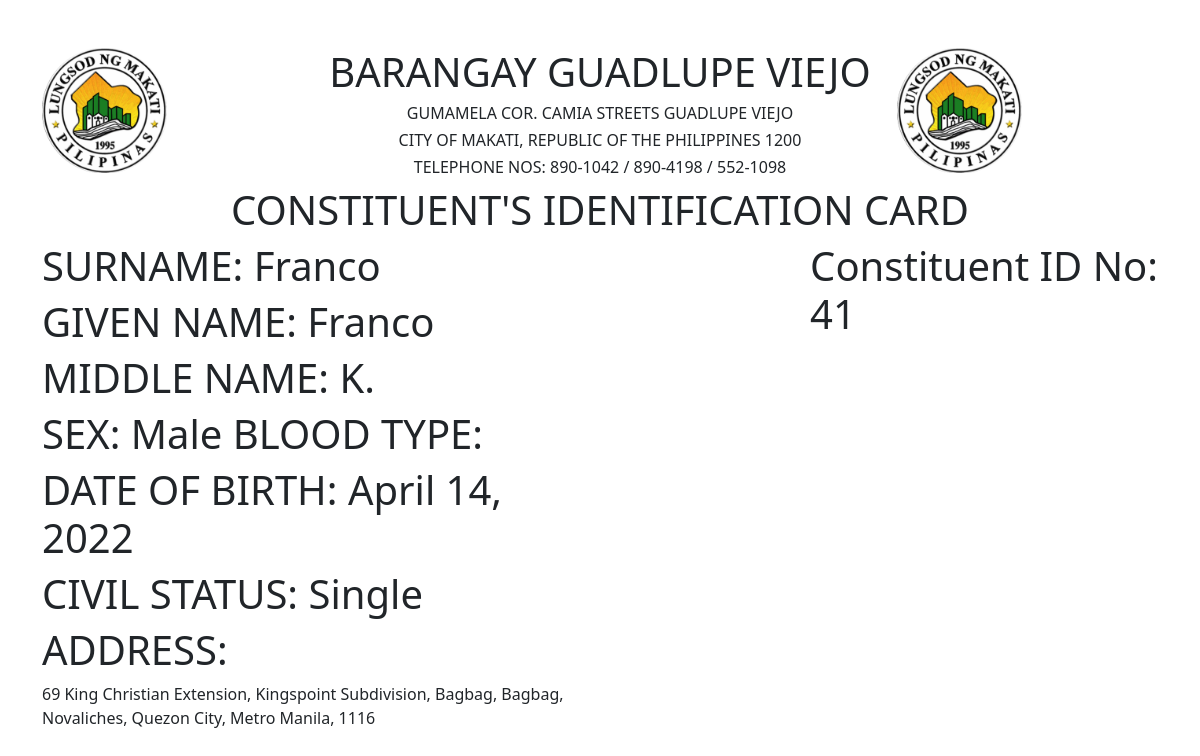
The app's page /web_portal/print_barangay_id_constituent/41/ (signed in) with its own data.
### web_portal/models.py (models this page shows)
class barangay_id(models.Model):
    document_id = models.CharField(max_length = 100, default="null")
    document_type = models.CharField(max_length = 100, default="null")
    last_name = models.CharField(max_length = 100, default="null")
    first_name = models.CharField(max_length = 100, default="null")
    middle_name = models.CharField(max_length = 100, default="null")
    age = models.IntegerField(default = 0)
    birthday = models.DateField(default="2022-01-01")
    sex = models.CharField(
        max_length = 100,
        choices =  [('Male', 'Male'), ('Female', 'Female'), ('Prefer not to say', 'Prefer not to say')],
        default="null"
    )
    nationality = models.CharField(max_length = 100, default="null")
    civil_status = models.CharField(max_length = 100, default="null")
    email = models.CharField(max_length = 100, default="null")
    contact_num = models.CharField(max_length = 100, default="null")
    street = models.CharField(max_length = 100, default="null")
    city = models.CharField(max_length = 100, default="null")
    barangay = models.CharField(max_length = 100, default="null")
    province = models.CharField(max_length = 100, default="null")
    zip_code = models.CharField(max_length = 100, default="null")
    emergency_name = models.CharField(max_length = 100, default="null")
    emergency_contact_num = models.IntegerField(default = 0)
    emergency_address = models.CharField(max_length = 100, default="null")
    personal_photo = models.FileField(default="null", upload_to='barangay_id')
    government_id_or_letter = models.FileField(null = True, upload_to='barangay_id')
    voters_id = models.FileField(default="null", upload_to='barangay_id')
    date_submitted = models.DateField(default="2022-01-01")
    status = models.CharField(
        max_length = 100,
        choices =  [('Submitted for Review', 'Submitted for Review'), ('Review Completed', 'Review Completed'), ('Pre-filled Template Verified', 'Pre-filled Template Verified'), ('Printed, Not Paid', 'Printed, Not Paid'), ('Printed, Paid', 'Printed, Paid'), ('Printed, Out for Delivery/Ready for Pickup', 'Printed, Out for Delivery/Ready for Pickup'), ('Delivered/Picked-up', 'Delivered/Picked-up'), ('Rejected', 'Rejected')],
        default = "null"
    )
    latest_contributor = models.CharField(max_length=100, default="PLACEHOLDER")
    type = models.CharField(
        max_length = 100,
        choices =  [('Constituent', 'Constituent'), ('Transient', 'Transient')],
        default="null"
    )
    landlord_name = models.CharField(max_length = 100, null=True, default="null")
    landlord_contact_number = models.CharField(max_length = 100, null=True, default="null")
    landlord_address = models.CharField(max_length = 100, null=True, default="null")
    additional_details = models.CharField(max_length=100, default="null")
    objects = models.Manager()

### web_portal/views.py (the view)
# urls.py: path("print_barangay_id_constituent/<int:pk>/", views.print_barangay_id_constituent, name = "print_barangay_id_constituent"),
@staff_member_required
def print_barangay_id_constituent(request, pk):
    lia = get_object_or_404(barangay_id, pk=pk)
    context = {
        "lia": lia,
    }
    return render(request, "print_barangay_id_constituent.html", context)

### web_portal/templates/print_barangay_id_constituent.html (shortened to what this page needs)
{% load static %}
<!DOCTYPE html>
<html lang="en">
<head>
    <link rel="stylesheet" href="{% static 'styles.css' %}">
    <link href="https://cdn.jsdelivr.net/npm/bootstrap@5.1.3/dist/css/bootstrap.min.css" rel="stylesheet"
>
</head>
<body>
    <div class = "container mt-5">
        <div class="row">
            <div class="col-3">
                <img src="{% static 'logo.png' %}" alt="" style = "width: 125px; height: 125px;">
            </div>
            <div class="col-6">
                <h1 class = "text-center">BARANGAY GUADLUPE VIEJO</h1>
                <h6 class = "text-center">GUMAMELA COR. CAMIA STREETS GUADLUPE VIEJO</h6>
                <h6 class = "text-center">CITY OF MAKATI, REPUBLIC OF THE PHILIPPINES 1200</h6>
                <h6 class = "text-center">TELEPHONE NOS: 890-1042 / 890-4198 / 552-1098</h6>
            </div>
            <div class="col-3">
                <img src="{% static 'logo.png' %}" alt="" style = "width: 125px; height: 125px;">
            </div>
        </div>
        <div class="row">
            <h1 class = "text-center">CONSTITUENT'S IDENTIFICATION CARD</h1>
        </div>
        <div class="row">
            <div class="col-6">
                <h1>SURNAME: {{ lia.last_name }}</h1>
                <h1>GIVEN NAME: {{ lia.last_name }}</h1>
                <h1>MIDDLE NAME: {{ lia.middle_name }}</h1>
                <h1>SEX: {{lia.sex}} <span>BLOOD TYPE: </span></h1>
                <h1>DATE OF BIRTH: {{lia.birthday}}</h1>
                <h1>CIVIL STATUS: {{lia.civil_status}}</h1>
                <h1>ADDRESS:</h1>
                <p>{{lia.street}}, {{lia.barangay}}, {{ lia.city }}, {{lia.province}}, {{lia.zip_code}} </p>
            </div>
            <div class="col-6">
                <h1 style = "float: right;">Constituent ID No:
                <br>
                {{ lia.pk }}
                </h1>
            </div>
        </div>
    </div>
</body>
</html>

### web_portal/static/styles.css (style rules this page uses)
* { text-decoration: none; }

### records on screen
barangay_id: last_name "Franco", middle_name "K.", sex "Male", birthday "April 14, 2022", civil_status "Single", street "69 King Christian Extension, Kingspoint Subdivision", barangay "Bagbag", city "Bagbag, Novaliches, Quezon City", province "Metro Manila", zip_code "1116", pk "41"
